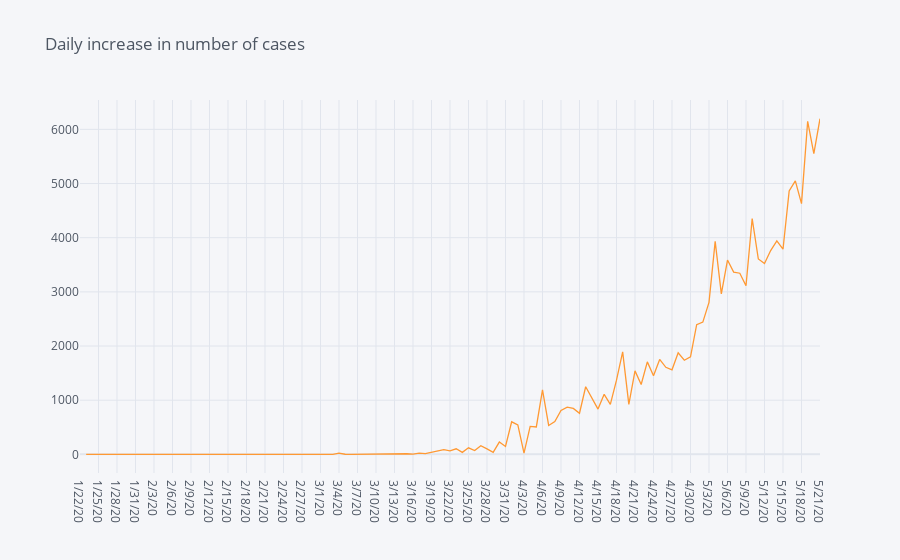

This figure's notebook cell:
### Code cell
#difference will give the difference b/w the first and last cases
covid_country.loc['India'].diff().iplot(title="Daily increase in number of cases")

### Figure 1 — Plotly figure (JSON) as saved in the notebook; plotly's stock layout.template omitted (floating-point values rounded to 4 significant figures)
{"data": [{"line": {"color": "rgba(255, 153, 51, 1.0)", "dash": "solid", "shape": "linear", "width": 1.3}, "mode": "lines", "name": "India", "text": "", "type": "scatter", "x": ["1/22/20", "1/23/20", "1/24/20", "1/25/20", "1/26/20", "1/27/20", "1/28/20", "1/29/20", "1/30/20", "1/31/20", "2/1/20", "2/2/20", "2/3/20", "2/4/20", "2/5/20", "2/6/20", "2/7/20", "2/8/20", "2/9/20", "2/10/20", "2/11/20", "2/12/20", "2/13/20", "2/14/20", "2/15/20", "2/16/20", "2/17/20", "2/18/20", "2/19/20", "2/20/20", "2/21/20", "2/22/20", "2/23/20", "2/24/20", "2/25/20", "2/26/20", "2/27/20", "2/28/20", "2/29/20", "3/1/20", "3/2/20", "3/3/20", "3/4/20", "3/5/20", "3/6/20", "3/7/20", "3/8/20", "3/9/20", "3/10/20", "3/11/20", "3/12/20", "3/13/20", "3/14/20", "3/15/20", "3/16/20", "3/17/20", "3/18/20", "3/19/20", "3/20/20", "3/21/20", "3/22/20", "3/23/20", "3/24/20", "3/25/20", "3/26/20", "3/27/20", "3/28/20", "3/29/20", "3/30/20", "3/31/20", "4/1/20", "4/2/20", "4/3/20", "4/4/20", "4/5/20", "4/6/20", "4/7/20", "4/8/20", "4/9/20", "4/10/20", "4/11/20", "4/12/20", "4/13/20", "4/14/20", "4/15/20", "4/16/20", "4/17/20", "4/18/20", "4/19/20", "4/20/20", "4/21/20", "4/22/20", "4/23/20", "4/24/20", "4/25/20", "4/26/20", "4/27/20", "4/28/20", "4/29/20", "4/30/20", "5/1/20", "5/2/20", "5/3/20", "5/4/20", "5/5/20", "5/6/20", "5/7/20", "5/8/20", "5/9/20", "5/10/20", "5/11/20", "5/12/20", "5/13/20", "5/14/20", "5/15/20", "5/16/20", "5/17/20", "5/18/20", "5/19/20", "5/20/20", "5/21/20"], "y": ["", 0, 0, 0, 0, 0, 0, 0, 1, 0, 0, 1, 1, 0, 0, 0, 0, 0, 0, 0, 0, 0, 0, 0, 0, 0, 0, 0, 0, 0, 0, 0, 0, 0, 0, 0, 0, 0, 0, 0, 2, 0, 23, 2, 1, 3, 5, 4, 13, 6, 11, 9, 20, 11, 6, 23, 14, 38, 50, 86, 66, 103, 37, 121, 70, 160, 100, 37, 227, 146, 601, 545, 24, 515, 506, 1190, 533, 605, 809, 873, 848, 759, 1248, 1034, 835, 1108, 922, 1370, 1893, 924, 1541, 1290, 1707, 1453, 1753, 1607, 1561, 1873, 1738, 1801, 2394, 2442, 2806, 3932, 2963, 3587, 3364, 3344, 3113, 4353, 3607, 3524, 3763, 3942, 3787, 4864, 5050, 4630, 6147, 5553, 6198]}], "layout": {"legend": {"bgcolor": "#F5F6F9", "font": {"color": "#4D5663"}}, "paper_bgcolor": "#F5F6F9", "plot_bgcolor": "#F5F6F9", "title": {"font": {"color": "#4D5663"}, "text": "Daily increase in number of cases"}, "xaxis": {"gridcolor": "#E1E5ED", "showgrid": true, "tickfont": {"color": "#4D5663"}, "title": {"font": {"color": "#4D5663"}, "text": ""}, "zerolinecolor": "#E1E5ED"}, "yaxis": {"gridcolor": "#E1E5ED", "showgrid": true, "tickfont": {"color": "#4D5663"}, "title": {"font": {"color": "#4D5663"}, "text": ""}, "zerolinecolor": "#E1E5ED"}}}
